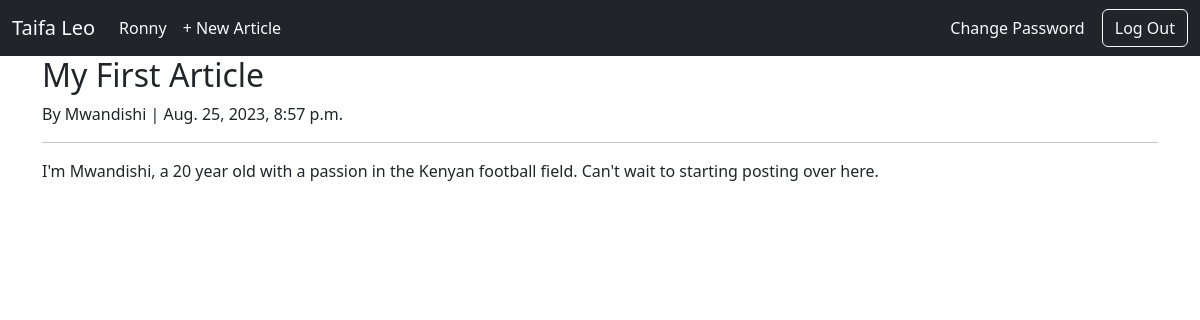
The app's page /articles/7/ (signed in) with its own data.
### users/models.py (models this page shows)
class CustomUser(AbstractUser):
    age = models.PositiveIntegerField(null=True, blank=True)

### pages/models.py (models this page shows, shortened)
class Article(models.Model):
    title = models.CharField(max_length=255)
    author = models.ForeignKey(
        get_user_model(),
        on_delete=models.CASCADE
    )
    date = models.DateTimeField(auto_now_add=True)
    content = models.TextField()

### pages/views.py (the view)
# urls.py: path("articles/<int:pk>/", ArticleDetailView.as_view(), name="article_detail"),
class ArticleDetailView(LoginRequiredMixin, DetailView):
    login_url = "login"
    model = Article
    template_name = "article_detail.html"

### templates/article_detail.html (shortened to what this page needs)
{% extends 'base.html' %}
{% block content %}
<div class="article-entry">
    <h2>{{ article.title }}</h2>
    <p>By {{ article.author }} | {{ article.date }}</p>
    <hr>
    <p>{{ article.content }}</p>
</div>
{% endblock %}

### templates/base.html (shortened to what this page needs)
{% load static %}
<!DOCTYPE html>
<html lang="en">
<head>
    <link href="https://cdn.jsdelivr.net/npm/bootstrap@5.3.1/dist/css/bootstrap.min.css" rel="stylesheet">
    <link rel="stylesheet" href="{% static 'styles.css' %}">
</head>
<body>
    <nav class=" navbar navbar-expand-lg bg-dark text-light text-light">
        <div class="container-fluid text-light">
          <a class="navbar-brand text-light" href="{% url 'article_list' %}">Taifa Leo</a>
          <div class="collapse navbar-collapse" id="navbarSupportedContent">
            {% if user.is_authenticated %}
            <ul class="navbar-nav me-auto mb-2 mb-lg-0">
              <li class="nav-item">
                <a class="nav-link active text-light" aria-current="page" href="#">{{ user.username }}</a>
              </li>
              <li class="nav-item">
                <a class="nav-link  text-light" aria-current="page" href="{% url 'article_new' %}">+ New Article</a>
              </li>
            </ul>
            <form>
              <button class="btn btn-white">
                <a href="" class="text-decoration-none text-light">Change Password</a>
              </button>
              <button class="btn btn-outline-light" type="submit">
                    <a href="{% url 'logout' %}" class="text-decoration-none text-light">Log Out</a>
               </button>
            </form>
            {% endif %}
          </div>
        </div>
      </nav>
    <div class="container">
        {% block content %}
        {% endblock %}
    </div>
</body>
</html>

### static/styles.css (style rules this page uses)
body { background-image: url("../static/imgs/brennan-burling-ay53qag90W8-unsplash.jpg"); background-size: cover; background-repeat: no-repeat; }

### records on screen
CustomUser: username "Ronny"
Article: title "My First Article", author "Mwandishi", date "Aug. 25, 2023, 8:57 p.m.", content "I'm Mwandishi, a 20 year old with a passion in the Kenyan football field. Can't wait to starting posting over here."
